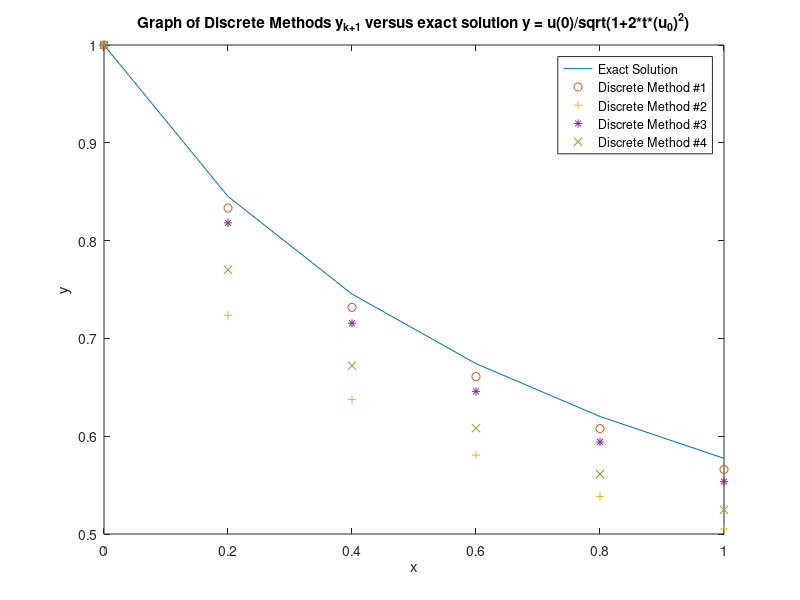

The MATLAB source for this figure:
% Oxy NREUP Summer Research - Homework 5
% Alexis Guevara

%{
This script numerically solves the IVP u'(t) = u(t)^3, u(0) = u_0 > 0
Domain is a<=t<b
True Solution is u(t) = u(0)/sqrt(1+2*t*(u_0)^2)
%}

%BE SURE TO UNCOMMNENT WHICH (METHOD & ERROR) TO OBSERVE BEFORE RUNNING CODE%

format long

f1  = @(u) -u^3;    % function
a   = 0; b  = 1;    % endpoints
u_0 = 1;            % initial condition
N_t   = input('Enter the number of partitions along the t-axis: ');
delta_t = (b-a)/N_t;
%T = delta_t * N_t; % FIXME not sure about this part
T = zeros(1,N_t+1);
T = a:delta_t:b;

% TRUE SOLUTION
z = 1./sqrt(1+2*T);


% DISCRETE METHODS (WHEN X & Y ARE IN FIRST DEGREE)

% FIRST METHOD ___________________________________________________________

G = zeros(1,N_t+1);
G(1) = 1;
for j = 1:N_t
    G(j+1) = G(j)/(1+(G(j)^2)*delta_t);
end
G(1) = 1;

%{
% n = 20
n_20 = 20; 
h_20 = (b-a)/n_20;
T_20 = zeros(1,n_20+1);
T_20 = a:h_20:b;
G20 = zeros(1,n_20+1);
G20(1) = 1/sqrt(3);
for j = 1:n_20
    G20(j+1) = G20(j)/(1+(G20(j)^2)*h_20);
end
G20(1) = 1/sqrt(3);

% n = 40
n_40 = 40;
h_40 = (b-a)/n_40;
T_40 = zeros(1,n_40+1);
T_40 = a:h_40:b;
G40 = zeros(1,n_40+1);
G40(1) = 1/sqrt(3);
for j = 1:n_40
    G40(j+1) = G40(j)/(1+(G40(j)^2)*h_40);
end
G40(1) = 1/sqrt(3);

% n = 100
n_100 = 100; 
h_100 = (b-a)/100;
T_100 = zeros(1,100+1);
T_100 = a:h_100:b;
G100 = zeros(1,n_100+1);
G100(1) = 1/sqrt(3);
for j = 1:n_100
    G100(j+1) = G100(j)/(1+(G100(j)^2)*h_100);
end
G100(1) = 1/sqrt(3);

%plot(T,z,T,G,'o',T_20,G20,'*',T_40,G40,'+',T_100,G100,'x')
%}


% SECOND METHOD __________________________________________________________

I = zeros(1,N_t+1);
I(1) = 1;
for j = 1:N_t
    I(j+1) = (I(j) + sqrt((I(j)^2) - 4*delta_t*(I(j)^4)))/2;
end
I(1) = 1;

%{
% n = 20
n_20 = 20; 
h_20 = (b-a)/n_20;
T_20 = zeros(1,n_20+1);
T_20 = a:h_20:b;
I20 = zeros(1,n_20+1);
I20(1) = 1/sqrt(3);
for j = 1:n_20
    I20(j+1) = (I20(j) + sqrt((I20(j)^2) - 4*h_20*(I20(j)^4)))/2;
end
I20(1) = 1/sqrt(3);

% n = 40
n_40 = 40;
h_40 = (b-a)/n_40;
T_40 = zeros(1,n_40+1);
T_40 = a:h_40:b;
I40 = zeros(1,n_40+1);
I40(1) = 1/sqrt(3);
for j = 1:n_40
    I40(j+1) = (I40(j) + sqrt((I40(j)^2) - 4*h_40*(I40(j)^4)))/2;
end
I40(1) = 1/sqrt(3);

% n = 100
n_100 = 100; 
h_100 = (b-a)/100;
T_100 = zeros(1,100+1);
T_100 = a:h_100:b;
I100 = zeros(1,n_100+1);
I100(1) = 1/sqrt(3);
for j = 1:n_100
    I100(j+1) = (I100(j) + sqrt((I100(j)^2) - 4*h_100*(I100(j)^4)))/2;
end
I100(1) = 1/sqrt(3);

%plot(T,z,T,I,'o',T_20,I20,'*',T_40,I40,'+',T_100,I100,'x')
%}


% THIRD METHOD ___________________________________________________________

H = zeros(1,N_t+1);
H(1) = 1;
for j = 1:N_t
    H(j+1) = (2*H(j)-(delta_t*(H(j)^3)))/(2+(delta_t*(H(j)^2)));
end
H(1) = 1;

%{
% n = 20
n_20 = 20; 
h_20 = (b-a)/n_20;
T_20 = zeros(1,n_20+1);
T_20 = a:h_20:b;
H20 = zeros(1,n_20+1);
H20(1) = 1/sqrt(3);
for j = 1:n_20
    H20(j+1) = (2*H20(j)-(h_20*(H20(j)^3)))/(2+(h_20*(H20(j)^2)));
end
H20(1) = 1/sqrt(3);

% n = 40
n_40 = 40;
h_40 = (b-a)/n_40;
T_40 = zeros(1,n_40+1);
T_40 = a:h_40:b;
H40 = zeros(1,n_40+1);
H40(1) = 1/sqrt(3);
for j = 1:n_40
    H40(j+1) = (2*H40(j)-(h_40*(H40(j)^3)))/(2+(h_40*(H40(j)^2)));
end
H40(1) = 1/sqrt(3);

% n = 100
n_100 = 100; 
h_100 = (b-a)/100;
T_100 = zeros(1,100+1);
T_100 = a:h_100:b;
H100 = zeros(1,n_100+1);
H100(1) = 1/sqrt(3);
for j = 1:n_100
    H100(j+1) = (2*H100(j)-(h_100*(H100(j)^3)))/(2+(h_100*(H100(j)^2)));
end
H100(1) = 1/sqrt(3);

%plot(T,z,T,H,'o',T_20,H20,'*',T_40,H40,'+',T_100,H100,'x')
%}


% FOURTH METHOD __________________________________________________________

L = zeros(1,N_t+1);
L(1) = 1;
for j = 1:N_t
    L(j+1) = (1/4)*L(j)*(sqrt((delta_t^2)*(L(j)^4) - 12*delta_t*(L(j)^2) + 4) - delta_t*(L(j)^2) + 2);
end
L(1) = 1;
%plot(T,z,T,G,'o',T,I,'+',T,H,'x',T,L,'*')

%{
% n = 20
n_20 = 20; 
h_20 = (b-a)/n_20;
T_20 = zeros(1,n_20+1);
T_20 = a:h_20:b;
L20 = zeros(1,n_20+1);
L20(1) = 1/sqrt(3);
for j = 1:n_20
    L20(j+1) = (1/4)*L20(j)*(sqrt((h_20^2)*(L20(j)^4) - 12*h_20*(L20(j)^2) + 4) - h_20*(L20(j)^2) + 2);
end
L20(1) = 1/sqrt(3);

% n = 40
n_40 = 40;
h_40 = (b-a)/n_40;
T_40 = zeros(1,n_40+1);
T_40 = a:h_40:b;
L40 = zeros(1,n_40+1);
L40(1) = 1/sqrt(3);
for j = 1:n_40
    L40(j+1) = (1/4)*L40(j)*(sqrt((h_40^2)*(L40(j)^4) - 12*h_40*(L40(j)^2) + 4) - h_40*(L40(j)^2) + 2);
end
L40(1) = 1/sqrt(3);

% n = 100
n_100 = 100; 
h_100 = (b-a)/100;
T_100 = zeros(1,100+1);
T_100 = a:h_100:b;
L100 = zeros(1,n_100+1);
L100(1) = 1/sqrt(3);
for j = 1:n_100
    L100(j+1) = (1/4)*L100(j)*(sqrt((h_100^2)*(L100(j)^4) - 12*h_100*(L100(j)^2) + 4) - h_100*(L100(j)^2) + 2);
end
L100(1) = 1/sqrt(3);

%plot(T,z,T,H,'o',T_20,H20,'*',T_40,H40,'+',T_100,H100,'x')
%}


% Plot of numerical and true solution (ALL INITIAL METHODS)
plot(T,z,T,G,'o',T,I,'+',T,H,'*',T,L,'x')
title('Graph of Discrete Methods y_{k+1} versus exact solution y = u(0)/sqrt(1+2*t*(u_0)^2)')
xlabel('x')
ylabel('y')
legend('Exact Solution','Discrete Method #1','Discrete Method #2','Discrete Method #3','Discrete Method #4')


% COMPUTE ERRORS FOR EACH INITIAL METHOD
err_inf_method1 = norm(G - z,Inf); % L infinity error for Method 1
err_inf_method2 = norm(I - z,Inf); % L infinity error for Method 2
err_inf_method3 = norm(H - z,Inf); % L infinity error for Method 3
err_inf_method4 = norm(L - z,Inf); % L infinity error for Method 4


% METHOD 1 DISCRETE ERRORS FOR VALUES H = 1/N & PLOT
%{
err_n_method1    = abs(G-z);
err_n20_method1  = abs(G20-(1./sqrt(1+2*T_20)));
err_n40_method1  = abs(G40-(1./sqrt(1+2*T_40)));
err_n100_method1 = abs(G100-(1./sqrt(1+2*T_100)));

plot(T,err_n_method1,'o', ...
    T_20,err_n20_method1,'+', ...
    T_40,err_n40_method1,'x', ...
    T_100,err_n100_method1,'*')
title('Discrete Error for various values of H=1/N')
xlabel('x')
ylabel(['Error ' char(949) '_{k}'])
legend('N=10','N=20','N=40','N=100')
%}

% METHOD 2 DISCRETE ERRORS FOR VALUES H = 1/N & PLOT
%{
err_n_method2    = abs(I-z);
err_n20_method2  = abs(I20-(1./sqrt(1+2*T_20)));
err_n40_method2  = abs(I40-(1./sqrt(1+2*T_40)));
err_n100_method2 = abs(I100-(1./sqrt(1+2*T_100)));

plot(T,err_n_method2,'o', ...
    T_20,err_n20_method2,'+', ...
    T_40,err_n40_method2,'x', ...
    T_100,err_n100_method2,'*')
title('Discrete Error for various values of H=1/N')
xlabel('x')
ylabel(['Error ' char(949) '_{k}'])
legend('N=10','N=20','N=40','N=100')
%}


% METHOD 3 DISCRETE ERRORS FOR VALUES H = 1/N & PLOT
%{
err_n_method3    = abs(H-z);
err_n20_method3  = abs(H20-(1./sqrt(1+2*T_20)));
err_n40_method3  = abs(H40-(1./sqrt(1+2*T_40)));
err_n100_method3 = abs(H100-(1./sqrt(1+2*T_100)));

plot(T,err_n_method3,'o', ...
    T_20,err_n20_method3,'+', ...
    T_40,err_n40_method3,'x', ...
    T_100,err_n100_method3,'*')
title('Discrete Error for various values of H=1/N')
xlabel('x')
ylabel(['Error ' char(949) '_{k}'])
legend('N=10','N=20','N=40','N=100')
%}


% METHOD 4 DISCRETE ERRORS FOR VALUES H = 1/N & PLOT
%{
err_n_method4    = abs(L-z);
err_n20_method4  = abs(L20-(1./sqrt(1+2*T_20)));
err_n40_method4  = abs(L40-(1./sqrt(1+2*T_40)));
err_n100_method4 = abs(L100-(1./sqrt(1+2*T_100)));

plot(T,err_n_method4,'o', ...
    T_20,err_n20_method4,'+', ...
    T_40,err_n40_method4,'x', ...
    T_100,err_n100_method4,'*')
title('Discrete Error for various values of H=1/N')
xlabel('x')
ylabel(['Error ' char(949) '_{k}'])
legend('N=10','N=20','N=40','N=100')
%}


% STORE MAXIMUM ERROR
fid = fopen('Homework_5_Method1_Error','a');
fprintf(fid, 'n=%f             \n', delta_t); 
fprintf(fid, 'err_inf_method1=%14.8e   \n', err_inf_method1);
fprintf(fid, 'err_inf_method2=%14.8e   \n', err_inf_method2);
fprintf(fid, 'err_inf_method3=%14.8e   \n', err_inf_method3);
fprintf(fid, 'err_inf_method4=%14.8e   \n', err_inf_method4);
fclose(fid);

